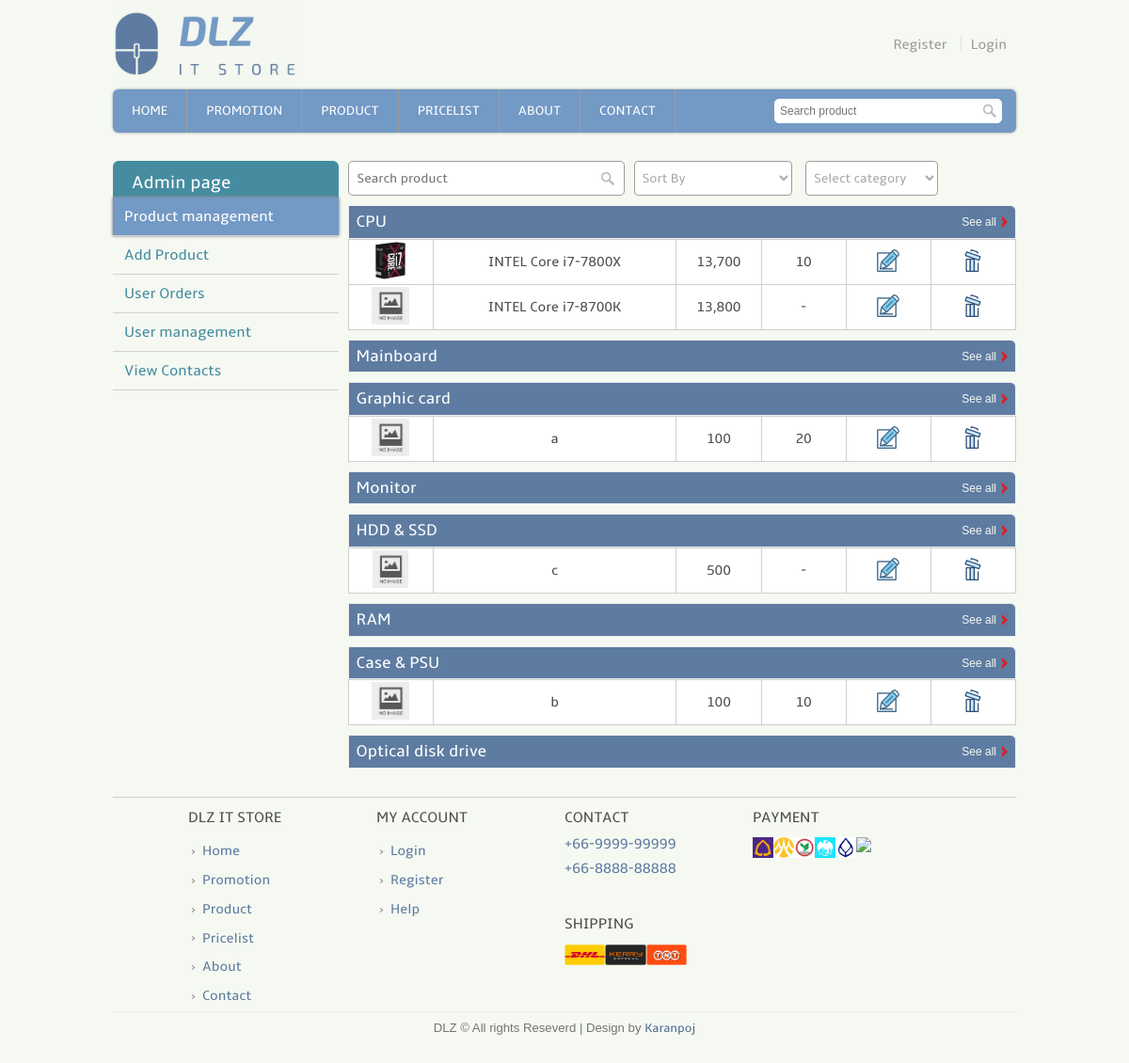
The app's page /admin.php with its own data.
### tables this page shows
CREATE TABLE `product` (
  `pro_id` int(11) NOT NULL,
  `pro_name` varchar(255) NOT NULL,
  `pro_pic` varchar(255) NOT NULL,
  `pro_desc` text NOT NULL,
  `pro_price` float NOT NULL,
  `pro_pdis` int(11) NOT NULL,
  `pro_psale` float NOT NULL,
  `pro_warr` varchar(11) NOT NULL,
  `pro_detail` text NOT NULL,
  `pro_avai` int(11) NOT NULL,
  `cat_id` int(11) NOT NULL
);

### template.class.php (called while the page is built, shortened)
<?php
    class Template {
        protected $file;
        protected $values = array();
        public function __construct($file) {
            $this->file = $file;
        }
        public function set($key, $value) {
            $this->values[$key] = $value;
        }
        public function output() {
            $output = file_get_contents($this->file);
            foreach ($this->values as $key => $value) {
            	$tagToReplace = "[@$key]";
            	$output = str_replace($tagToReplace, $value, $output);
            }
            return $output;
        }
    }
?>

### admin.php (the view, shortened to what this page needs)
<?php
	require_once('connect.php');
	include("template.class.php");
	if(!isset($_SESSION['username']))
	{
		$layout_header = new Template("layout_header.tpl");
		$layout_footer = new Template("layout_footer.tpl");
	}
	$layout_header->set('title','Admin : My account : IT Online Shopping website');
	echo $layout_header->output();
	if (!isset($_GET['sortby'])) {
		$sortby = "pro_price";
	}
	else{
		$sortby = $_GET['sortby'];
	}
?>
<div class="user_full">
	<div class="user_left">
		<table class="user_menu">
			<tr>
				<th>
					Admin page
				</th>
			</tr>
			<tr>
				<td class="active">
					<a href="admin.php">Product management</a>
				</td>
			</tr>
			<tr>
				<td>
					<a href="admin_add_product.php">Add Product</a>
				</td>
			</tr>
			<tr>
				<td>
					<a href="admin_check_order.php">User Orders</a>
				</td>
			</tr>
			<tr>
				<td>
					<a href="admin_user.php">User management</a>
				</td>
			</tr>
			<tr>
				<td>
					<a href="contact_read.php">View Contacts</a>
				</td>
			</tr>
		</table>
	</div>
	<div class="admin_right">
		<div class="admin_tool_box">
			<div class="admin_search_box">
				<form method="get" action="admin_pro_search.php">
	     			<input type="text" placeholder="Search product" name="searchword">
	     			<input type="submit" value="">
			     </form>
			</div>
			<select class="sortby_tool" onchange="location = this.value;">
				<option disabled selected value> Sort By </option>
			</select>
			<select class="sortby_tool" onchange="location = this.value;">
				<option disabled selected value> Select category </option>
			</select>
     	</div>
			<?php
				echo '<div class="promotion_bar">
						<div class="heading">
    						<h2>CPU</h2>
    					</div>
    					<div class="see_all">
    						<p><a href="admin_cpu.php">See all</a></p>
    					</div>
    					<div class="clear"></div>
					</div>';
			echo	"<table class='product_tb'>";
				$q = "SELECT pro_id,pro_pic,pro_name,pro_price,pro_pdis,c.cat_name FROM product as p , category as c WHERE
p.cat_id = c.cat_id and c.cat_id = 1 ORDER BY ".$sortby;
				$result = $mysqli -> query($q);
				while($row=$result->fetch_array()){
					echo "<tr>";
					if (file_exists("img/product/".$row['pro_pic'])) {
						echo "<td><img src='img/product/".$row['pro_pic']."'  height='40px'></td>";
					}
					else{
						echo "<td><img src='img/product/noimgfoundsmall.jpg' width='40px' height='40px'></td>";
					}
					echo "<td>".$row['pro_name']."</td>";
					echo "<td>".number_format($row['pro_price'])."</td>";
					if ($row['pro_pdis'] == 0) {
						echo "<td>-</td>";
					}else{
						echo "<td>".$row['pro_pdis']."</td>";
					}
					echo "<td><a href='edit_pro.php?edit_id=".$row['pro_id']."'><img src='img/pro_edit.png' width='24' height='24'></td>";
					echo "<td><a href='del_pro.php?delete_id=".$row['pro_id']."' class='confirmation'><img src='img/pro_delete.png' width='24' height='24'></a></td>";
					echo "</tr>";
				}
				echo "</table>";
				echo '<div class="promotion_bar">
						<div class="heading">
    						<h2>Mainboard</h2>
    					</div>
    					<div class="see_all">
    						<p><a href="admin_mainboard.php">See all</a></p>
    					</div>
    					<div class="clear"></div>
					</div>';
			echo '<div class="promotion_bar">
						<div class="heading">
    						<h2>Graphic card</h2>
    					</div>
    					<div class="see_all">
    						<p><a href="admin_graphic_card.php">See all</a></p>
    					</div>
    					<div class="clear"></div>
					</div>';
				echo	"<table class='product_tb'>";
				$q = "SELECT pro_id,pro_pic,pro_name,pro_price,pro_pdis,c.cat_name FROM product as p , category as c WHERE
p.cat_id = c.cat_id and c.cat_id = 3 ORDER BY $sortby";
				$result = $mysqli -> query($q);
				while($row=$result->fetch_array()){
					echo "<tr>";
					if (file_exists("img/product/".$row['pro_pic'])) {
						echo "<td><img src='img/product/".$row['pro_pic']."' width='40px' height='40px'></td>";
					}
					else{
						echo "<td><img src='img/product/noimgfoundsmall.jpg' width='40px' height='40px'></td>";
					}
					echo "<td>".$row['pro_name']."</td>";
					echo "<td>".number_format($row['pro_price'])."</td>";
					if ($row['pro_pdis'] == 0) {
						echo "<td>-</td>";
					}else{
						echo "<td>".$row['pro_pdis']."</td>";
					}
					echo "<td><a href='edit_pro.php?edit_id=".$row['pro_id']."'><img src='img/pro_edit.png' width='24' height='24'></td>";
					echo "<td><a href='del_pro.php?delete_id=".$row['pro_id']."' class='confirmation'><img src='img/pro_delete.png' width='24' height='24'></a></td>";
					echo "</tr>";
				}
				echo "</table>";
			echo '<div class="promotion_bar">
						<div class="heading">
    						<h2>Monitor</h2>
    					</div>
    					<div class="see_all">
    						<p><a href="admin_monitor.php">See all</a></p>
    					</div>
    					<div class="clear"></div>
					</div>';
			echo '<div class="promotion_bar">
						<div class="heading">
    						<h2>HDD & SSD</h2>
    					</div>
    					<div class="see_all">
    						<p><a href="admin_hdd_ssd.php">See all</a></p>
    					</div>
    					<div class="clear"></div>
					</div>';
				echo	"<table class='product_tb'>";
				$q = "SELECT pro_id,pro_pic,pro_name,pro_price,pro_pdis,c.cat_name FROM product as p , category as c WHERE
p.cat_id = c.cat_id and c.cat_id = 5 ORDER BY $sortby";
				$result = $mysqli -> query($q);
				while($row=$result->fetch_array()){
					echo "<tr>";
					if (file_exists("img/product/".$row['pro_pic'])) {
						echo "<td><img src='img/product/".$row['pro_pic']."' height='40px'></td>";
					}
					else{
						echo "<td><img src='img/product/noimgfoundsmall.jpg' height='40px'></td>";
					}
					echo "<td>".$row['pro_name']."</td>";
					echo "<td>".number_format($row['pro_price'])."</td>";
					if ($row['pro_pdis'] == 0) {
						echo "<td>-</td>";
					}else{
						echo "<td>".$row['pro_pdis']."</td>";
					}
					echo "<td><a href='edit_pro.php?edit_id=".$row['pro_id']."'><img src='img/pro_edit.png' width='24' height='24'></a></td>";
					echo "<td><a href='del_pro.php?delete_id=".$row['pro_id']."' class='confirmation'><img src='img/pro_delete.png' width='24' height='24'></a></td>";
					echo "</tr>";
				}
				echo "</table>";
			echo '<div class="promotion_bar">
						<div class="heading">
    						<h2>RAM</h2>
    					</div>
    					<div class="see_all">
    						<p><a href="admin_ram.php">See all</a></p>
    					</div>
    					<div class="clear"></div>
					</div>';
			echo '<div class="promotion_bar">
						<div class="heading">
    						<h2>Case & PSU</h2>
    					</div>
    					<div class="see_all">
    						<p><a href="admin_case_psu.php">See all</a></p>
    					</div>
    					<div class="clear"></div>
					</div>';
				echo	"<table class='product_tb'>";
				$q = "SELECT pro_id,pro_pic,pro_name,pro_price,pro_pdis,c.cat_name FROM product as p , category as c WHERE
p.cat_id = c.cat_id and c.cat_id = 7 ORDER BY $sortby";
				$result = $mysqli -> query($q);
				while($row=$result->fetch_array()){
					echo "<tr>";
					if (file_exists("img/product/".$row['pro_pic'])) {
						echo "<td><img src='img/product/".$row['pro_pic']."' height='40px'></td>";
					}
					else{
						echo "<td><img src='img/product/noimgfoundsmall.jpg' width='40px' height='40px'></td>";
					}
					echo "<td>".$row['pro_name']."</td>";
					echo "<td>".number_format($row['pro_price'])."</td>";
					if ($row['pro_pdis'] == 0) {
						echo "<td>-</td>";
					}else{
						echo "<td>".$row['pro_pdis']."</td>";
					}
					echo "<td><a href='edit_pro.php?edit_id=".$row['pro_id']."'><img src='img/pro_edit.png' width='24' height='24'></td>";
					echo "<td><a href='del_pro.php?delete_id=".$row['pro_id']."' class='confirmation'><img src='img/pro_delete.png' width='24' height='24'></a></td>";
					echo "</tr>";
				}
				echo "</table>";
			echo '<div class="promotion_bar">
						<div class="heading">
    						<h2>Optical disk drive</h2>
    					</div>
    					<div class="see_all">
    						<p><a href="admin_odd.php">See all</a></p>
    					</div>
    					<div class="clear"></div>
					</div>';
			?>
	</div>
</div>
<?php
	echo $layout_footer->output();
?>

### records on screen
product: pro_pic (picture), pro_name "INTEL Core i7-7800X", pro_price "13,700", pro_pdis "10"
product: pro_name "INTEL Core i7-8700K", pro_price "13,800"
product: pro_name "a", pro_price "100", pro_pdis "20"
product: pro_name "c", pro_price "500"
product: pro_name "b", pro_price "100", pro_pdis "10"

### other values on screen
$layout_footer->output() "DLZ IT STORE Home Promotion Product Pricelist About Contact MY ACCOUNT Login Register Help CONTACT +66-9999-99999 +66-8888-88888 SHIPPING PAYMENT DLZ © All rights Reseverd | Design by Karanpoj"
